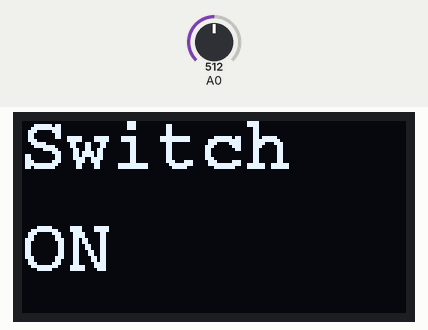
This sketch was run on a simulated Arduino Uno, built with avr-gcc and run on an emulated ATmega328P. On the bench: 128×64 one-colour display. The inputs (shaded band) are chosen by the test bench; at power-on: A0 = 512. What the sketch prints to the serial monitor is not drawn.

Above: at 1.2 s.
1.3 s: A0 set to 225
2.8 s: A0 set to 194
At 3.5 s:
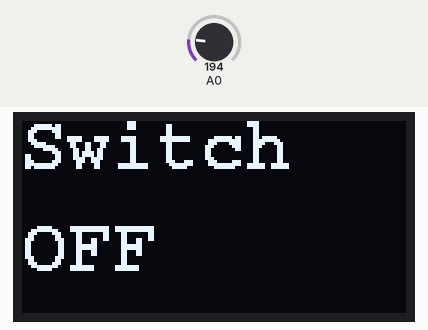
4.5 s: A0 set to 220
At 5.1 s:
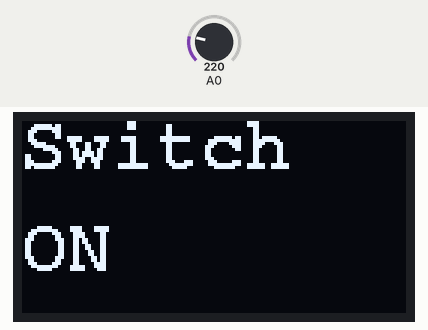
6.1 s: A0 set to 200
At 7.5 s:
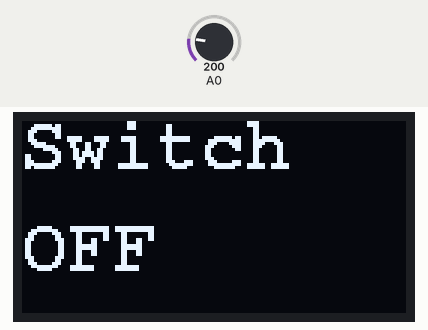
Timing chart, 0 to 8.7 s (numbered marks = the images above; inputs shaded):
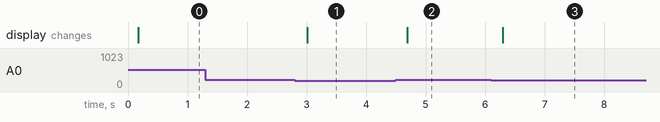

Measured:
- the behaviour switches between 211 and 210 on A0 (found by bisection; images 0 and 1)
- after the input at 1.3 s, every drawn part: stays the same
- after the input at 2.8 s, the display: changes after 0.21 s (image 1)
- after the input at 4.5 s, the display: changes after 0.19 s (image 2)
- after the input at 6.1 s, the display: changes after 0.19 s (image 3)

The sketch:

ReedSensor.ino
```cpp
#include "U8glib.h"

U8GLIB_SSD1306_128X64 u8g(U8G_I2C_OPT_NONE);        // HW SPI Com: CS = 10, A0 = 9 (Hardware Pins are  SCK = 13 and MOSI = 11)

String onOff="OFF";

//show ON/OFF
void draw() {
  u8g.setFont(u8g_font_courB18);//font
  u8g.setPrintPos(0, 16);
  u8g.print("Switch");
  u8g.setPrintPos(0, 50);
  u8g.print(onOff);

}


void setup() {
  Serial.begin(9600);   // initialize serial communication at 9600 bits per second:
}

void loop() {
  // read the input on analog pin 0:
  int sensorValue = analogRead(A0);

  if(sensorValue>210) {
    Serial.println("ON");
    onOff="ON";
  }
  else {
    Serial.println("OFF");
    onOff="OFF";
  }

  u8g.firstPage();
  do {
    draw();
  }
  while( u8g.nextPage() );
  delay(2);

}
```
